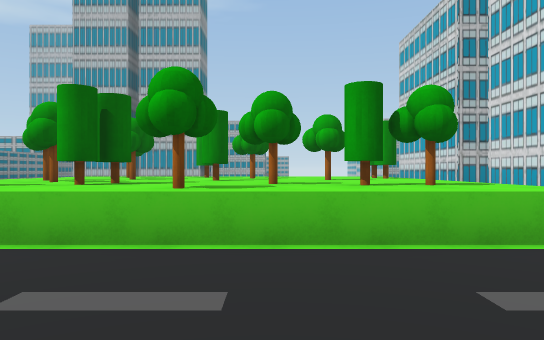
View 1 (above)

24 first-person views from a walk through a scene from a Unity 3-D project. The camera is 1.3 m above the floor, looks level and sees 70° across. The floor is counted in squares, 2 m on a side. Each view is taken from the middle of a square. On the plan, view 1 faces up. The plan holds only what a view shows up to about 11 squares ahead; the rest is blank. The place goes on beyond the plan. Some surface patterns are stand-ins.

View 2
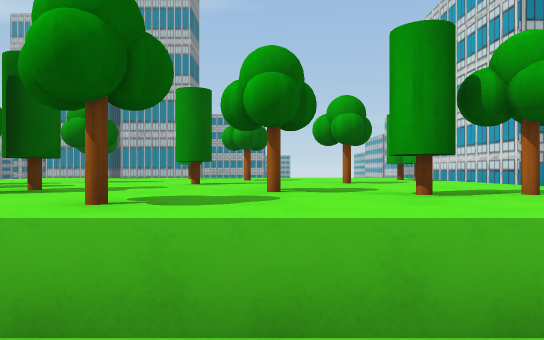

View 3
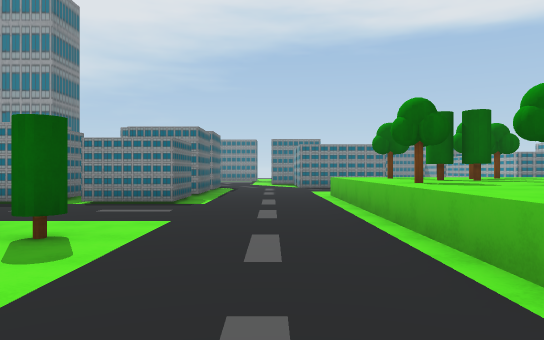

View 4
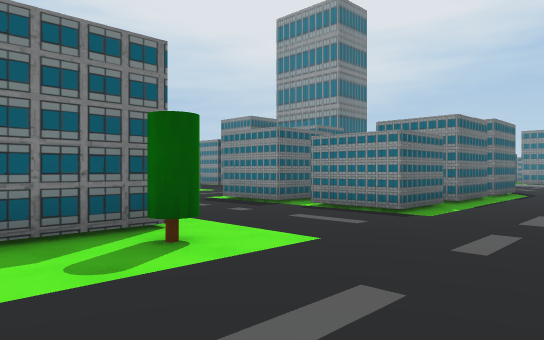

View 5
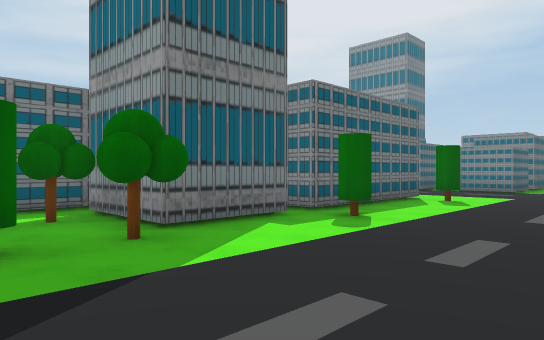

View 6
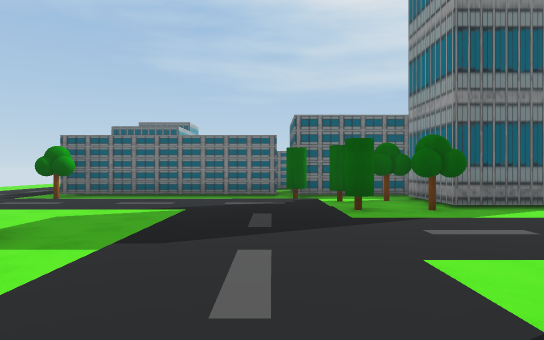

View 7
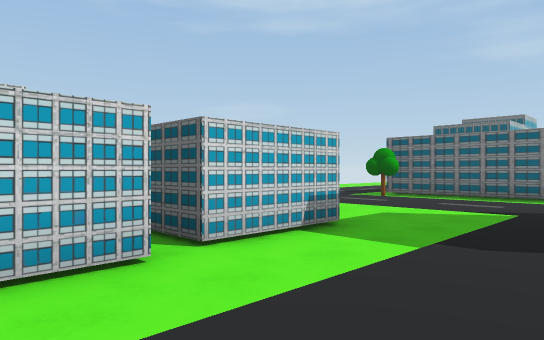

View 8
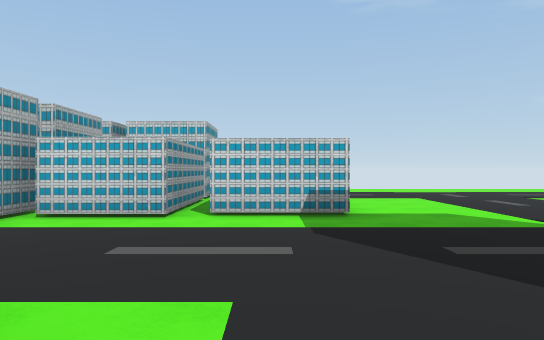

View 9
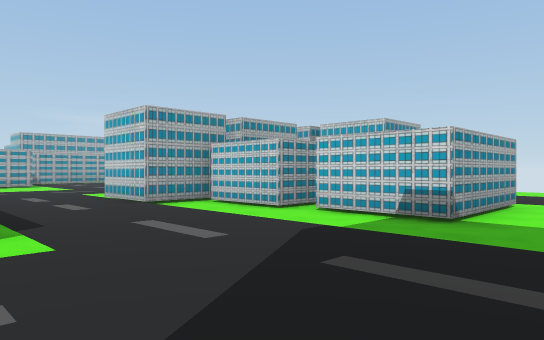

View 10
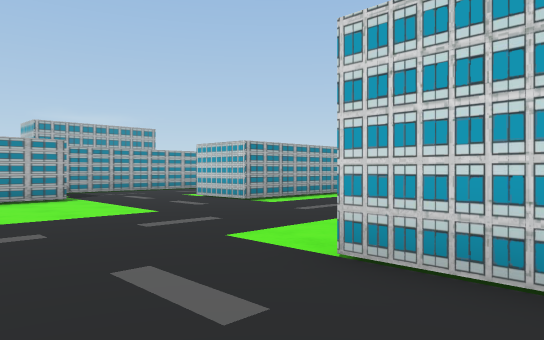

View 11
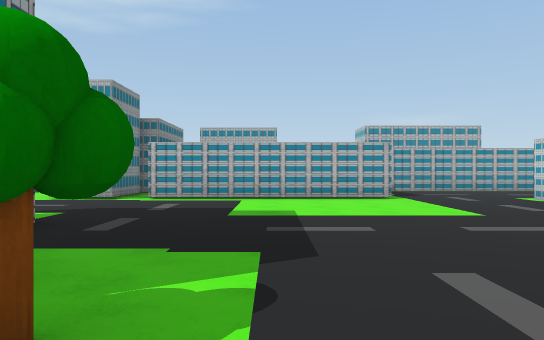

View 12
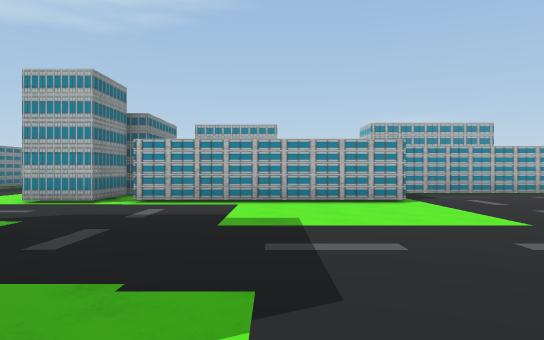

View 13
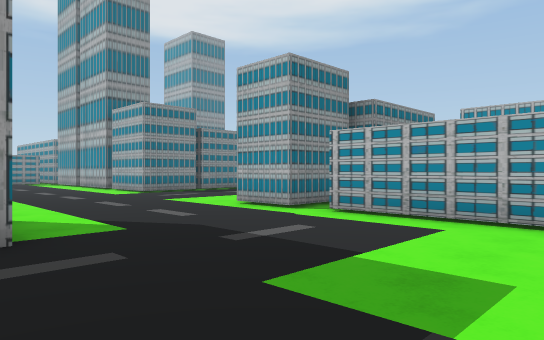

View 14
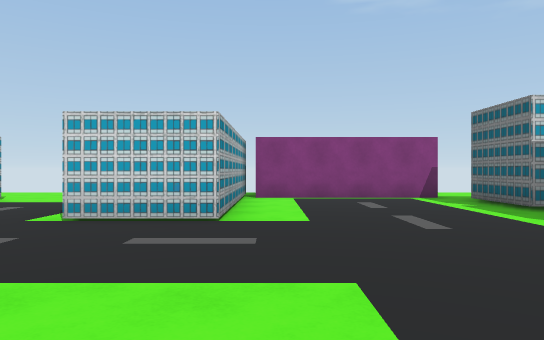

View 15
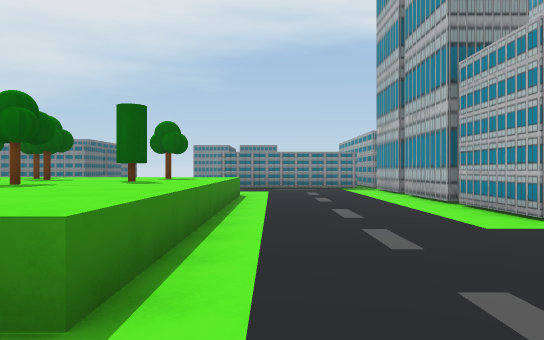

View 16
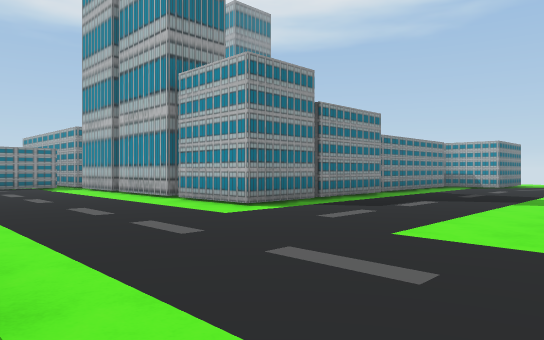

View 17
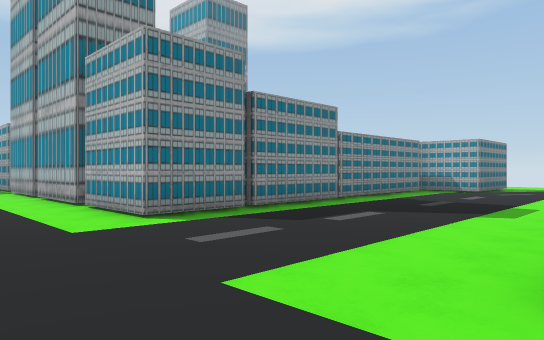

View 18
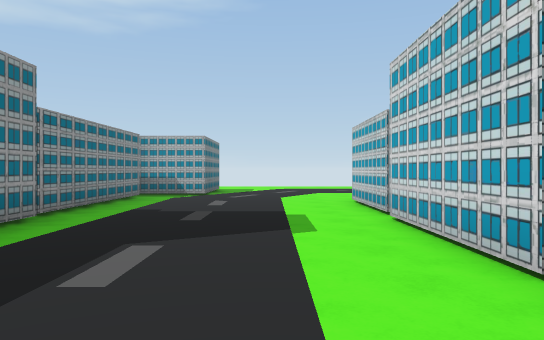

View 19
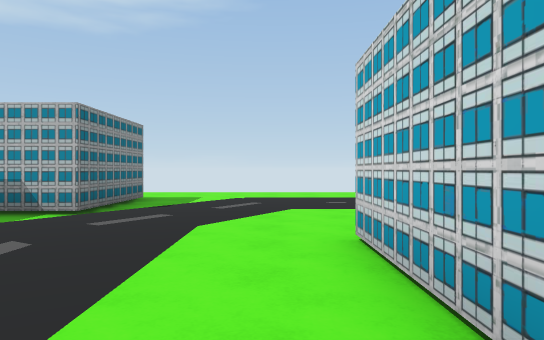

View 20
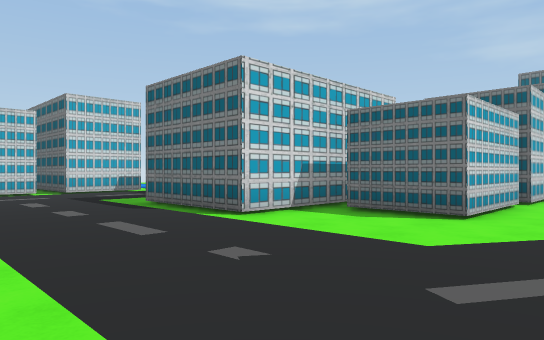

View 21
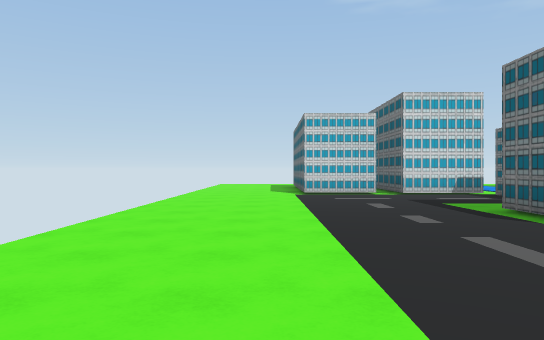

View 22
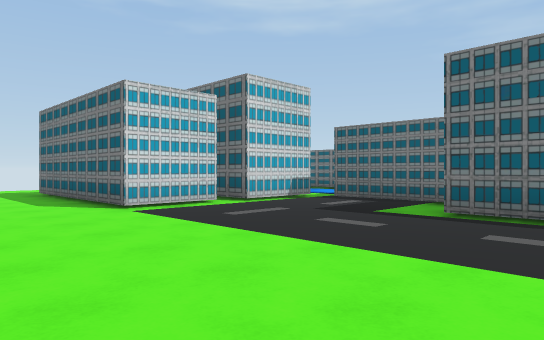

View 23
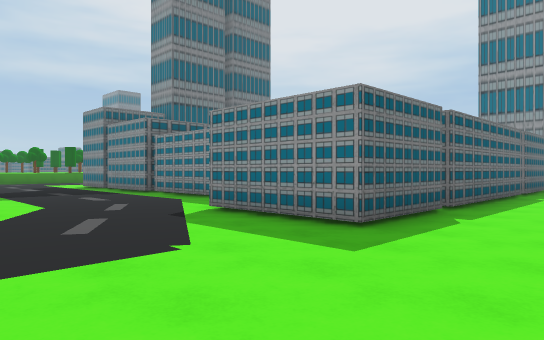

View 24
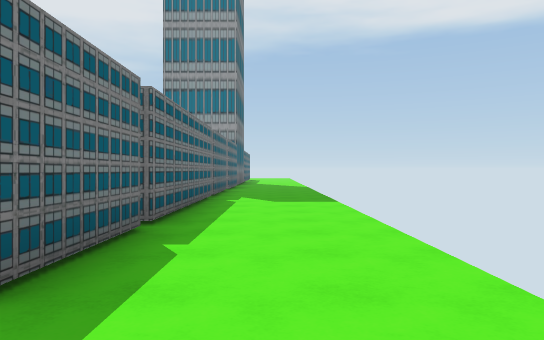

### Floor plan
Key: @ floor where view 1 was taken; # wall or solid block; . floor; ~ water the walk can cross; ^ raised ledge; T tree; O other object.
Columns run from 10 left of view 1 to 22 right of it. Each row starts with its distance up from view 1.
 32   ........................
 31   .........................
 30   .............................
 29   ##########.............#####.
 28          ###.............#
 27          ###..............
 26          #........###....#
 25          #........#  ....#
 24          #.....##.#  ###..
 23          #.....#        ~~
 22          #.....#
 21          #.....#
 20          #.....#               ..
 19          #.....##       ######...
 18          #.....##       ........
 17   ##.#####.....#########.....
 16    .........................
 15    .......................#
 14    .......................#####.
 13     ..........................##
 12     .^^^^^^^^^................#
 11     .^T^O^^^^^#  #............#
 10     .^^^O^^^OO#    ...........#
  9     .^^^^^T^OO#    T....  .....
  8     .^^T^O^T^^##    ...OOOO OO.
  7     .^T^^O^^^^#     ...OOOO OO
  6     . TOO^T^^^#     ....#   OO
  5     . TO^^^OT^      ....####OO
  4     .^^^^T^^^^     .....##
  3     ...........  .......##
  2     ....................####.
  1  ............................
  0 OOOOO.O...@O...O..............
 -1     O  O..........T.O.........
 -2     O  O...####.###...........
 -3      OOO..        TT..........
 -4        O.        ...O.....T...
 -5                  ##########..

Where each view was taken, in squares from view 1:
view 1: 0 up, 0 right, facing up
view 2: 2 up, 0 right, facing up
view 3: 2 up, 5 right, facing left
view 4: 3 up, 3 right, facing down-left
view 5: 3 up, 10 right, facing down-left
view 6: 6 up, 11 right, facing down
view 7: 6 up, 11 right, facing down-right
view 8: 3 up, 8 right, facing right
view 9: 0 up, 9 right, facing up-right
view 10: 7 up, 10 right, facing up-right
view 11: 7 up, 10 right, facing up
view 12: 8 up, 10 right, facing up
view 13: 11 up, 11 right, facing up-left
view 14: 13 up, 11 right, facing right
view 15: 13 up, 5 right, facing left
view 16: 12 up, 5 right, facing up-left
view 17: 14 up, 5 right, facing up-left
view 18: 16 up, 3 right, facing up
view 19: 21 up, 4 right, facing up
view 20: 30 up, 3 right, facing down-right
view 21: 30 up, 4 right, facing right
view 22: 32 up, 8 right, facing down-right
view 23: 32 up, 5 right, facing down-left
view 24: 31 up, 3 right, facing left
